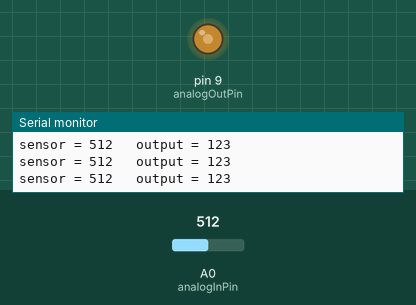
Recording of a sketch running on a simulated Arduino Uno, built with avr-gcc and run on an emulated ATmega328P. Parts: output pins drawn as LEDs (lit = HIGH), the last lines printed to the serial monitor. The inputs (shaded band) are chosen by the test bench; at power-on: A0 (analogInPin) = 512.

Above: at 1.2 s.
1.3 s: A0 (analogInPin) set to 589
At 2.2 s:
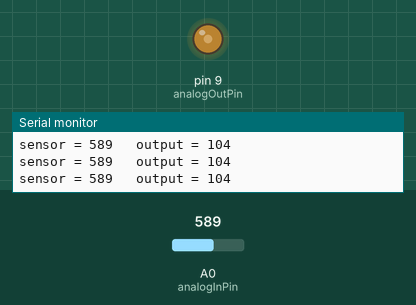
4.3 s: A0 (analogInPin) set to 614
At 5.6 s:
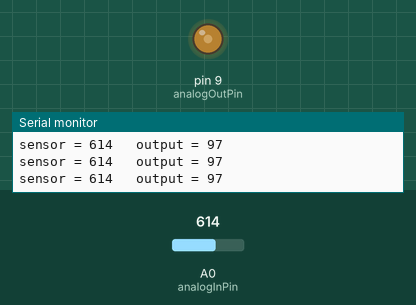
7.3 s: A0 (analogInPin) set to 306
At 8.1 s:
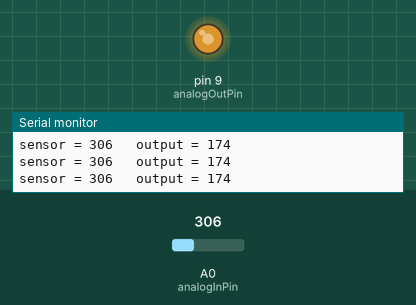
8.8 s: A0 (analogInPin) set to 900
At 9.9 s:
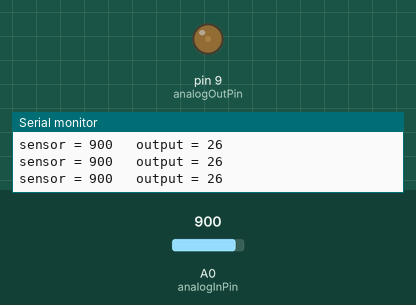
10.3 s: A0 (analogInPin) set to 122
At 11.5 s:
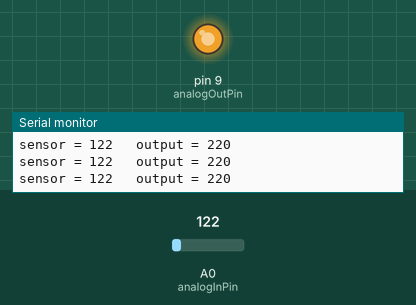
11.8 s: A0 (analogInPin) set to 511
At 12.2 s:
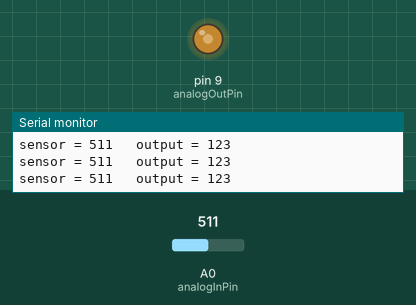
Timing chart, 0 to 14.3 s (numbered marks = the images above; inputs shaded):
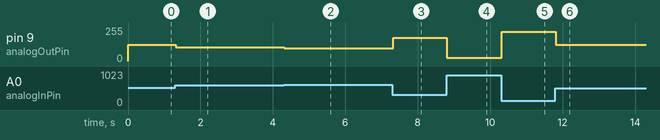

Measured:
- after the input at 1.3 s, pin 9 (analogOutPin): 123/255 → 104/255 at once
- after the input at 4.3 s, pin 9 (analogOutPin): 104/255 → 97/255 at once
- after the input at 7.3 s, pin 9 (analogOutPin): 97/255 → 174/255 at once
- after the input at 8.8 s, pin 9 (analogOutPin): 174/255 → 26/255 at once
- after the input at 10.3 s, pin 9 (analogOutPin): 26/255 → 220/255 at once
- after the input at 11.8 s, pin 9 (analogOutPin): 220/255 → 123/255 at once

The sketch:

SoundDetectionModule.ino
```cpp
/*
 Sound detection sensor to turn a LED on
 (Based on Analog input, analog output, serial output)

 Reads an analog input pin, maps the result to a range from 0 to 255
 and uses the result to set the pulsewidth modulation (PWM) of an output pin.
 Also prints the results to the serial monitor.

 The circuit:
 * Sound detection sensor module to analog pin 0.
   OUT pin of the module goes to the analog pin.
   Other pins of the module go to +5V (VCC) and ground (GND).
 * LED connected from digital pin 9 to ground.
 */

const int analogInPin = A0; // Analog input pin that the module is attached to
const int analogOutPin = 9; // Analog output pin that the LED is attached to

void setup() {
  // initialize serial communications at 9600 bps
  Serial.begin(9600);
}

void loop() {
  // read the analog in value
  int sensorValue = analogRead(analogInPin);

  // map it to the range of the analog out, decrease a bit and constrain the value
  int outputValue = constrain(255 - map(sensorValue, 0, 1023, 0, 255) - 5, 0, 255);

  // change the analog out value
  analogWrite(analogOutPin, outputValue);

  // print the results to the serial monitor
  Serial.print("sensor = ");
  Serial.print(sensorValue);
  Serial.print("\t output = ");
  Serial.println(outputValue);

  // wait 10 milliseconds before the next loop
  // for the analog-to-digital converter to settle
  // after the last reading
  delay(10);
}
```
